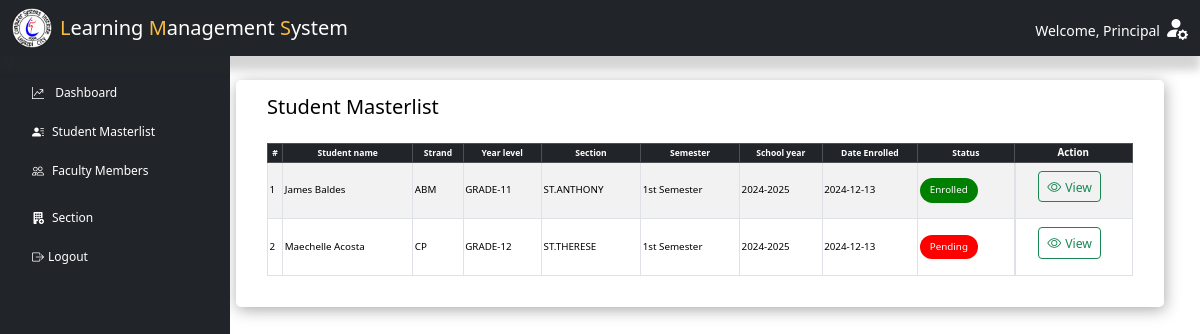
The app's page /principal/index.php?page=masterlist (signed in), older data.
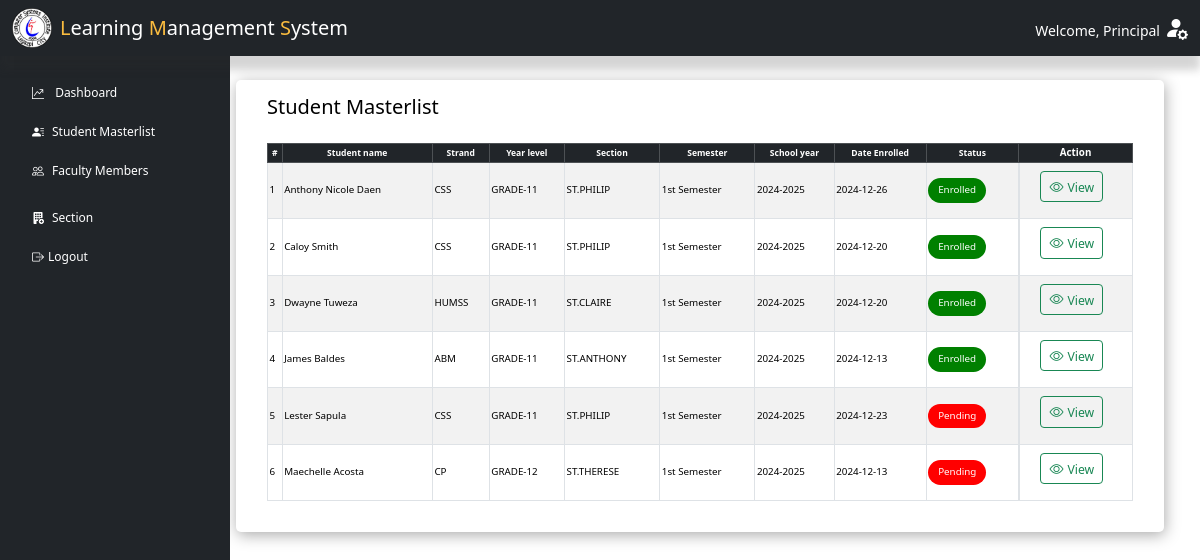
The same page, newer data.
### tables this page shows
CREATE TABLE `enroll` (
  `stu_lrn` varchar(12) NOT NULL COMMENT 'STUDENT LRN',
  `section_code` varchar(50) NOT NULL COMMENT 'SECTION NAME',
  `semester` varchar(50) NOT NULL COMMENT 'set semester',
  `school_year` varchar(30) NOT NULL COMMENT 'set school year',
  `date_enroll` date DEFAULT NULL,
  `enroll_status` varchar(30) NOT NULL,
  `current_school` varchar(70) NOT NULL,
  `school_id` mediumint UNSIGNED DEFAULT NULL,
  `school_address` varchar(100) NOT NULL,
  `school_type` varchar(30) NOT NULL,
  `requirements_submit` varchar(100) DEFAULT NULL
);

CREATE TABLE `strand` (
  `strand_code` varchar(50) NOT NULL,
  `strand_name` varchar(30) DEFAULT NULL,
  `strand_desc` varchar(100) DEFAULT NULL
);

CREATE TABLE `section` (
  `section_code` varchar(50) NOT NULL,
  `strand_code` varchar(50) DEFAULT NULL,
  `grade_lvl` varchar(30) NOT NULL,
  `section_name` varchar(20) NOT NULL,
  `teacher_id` varchar(50) NOT NULL,
  `date_created` date NOT NULL
);

### principal/masterlist.php (the view, shortened to what the rows shown need)
<?php
include "../includes/dbh-inc.php";
?>
<main class="col-md-9 ms-sm-auto col-lg-10 px-md-4">
    <div class="container">
        <div class="row">
            <div class="col-12">
                <div class="data-table">
                    <div class="table-responsive small ms-3 me-3">
                        <table id="example" class="table table-bordered table-striped table-sm align-middle">
                            <thead class="table-dark text-light">
                                <tr>
                                    <th scope="col" class="small text-center">#</th>
                                    <th scope="col" class="small text-center">Student name</th>
                                    <th scope="col" class="small text-center">Strand</th>
                                    <th scope="col" class="small text-center">Year level</th>
                                    <th scope="col" class="small text-center">Section</th>
                                    <th scope="col" class="small text-center">Semester</th>
                                    <th scope="col" class="small text-center">School year</th>
                                    <th scope="col" class="small text-center">Date Enrolled</th>
                                    <th scope="col" class="small text-center">Status</th>
                                    <th scope="col" class="text-center">Action</th>
                                </tr>
                            </thead>
                            <tbody>
                                <?php
                                $mySQLFunction->connection();
                                $result = $mySQLFunction->getEnroll();
                                if (!empty($result)) {
                                    $count = 1;
                                    foreach ($result as $row) {
                                        $submittedRequirements = isset($row['requirements_submit']) && !empty($row['requirements_submit'])
                                            ? explode(', ', $row['requirements_submit'])
                                            : [];
                                        $statusStyle = $row["enroll_status"] !== "Enrolled"
                                            ? 'background-color: red; color: white; padding: 5px 10px; border-radius: 15px; display: inline-block;'
                                            : 'background-color: green; color: white; padding: 5px 10px; border-radius: 15px; display: inline-block;';
                                        echo '<tr>';
                                        echo '<td>' . $count . '</td>';
                                        echo '<td>' . ucwords(strtolower($row["student"])) . '</td>';
                                        echo '<td>' . $row["strand_name"] . '</td>';
                                        echo '<td>' . $row["grade_lvl"] . '</td>';
                                        echo '<td>' . $row["section_name"] . '</td>';
                                        echo '<td>' . $row["enroll_semester"] . '</td>';
                                        echo '<td>' . $row["sy"] . '</td>';
                                        echo '<td>' . $row["date_enroll"] . '</td>';
                                        echo '<td><span style="' . $statusStyle . '">' . ucwords(strtolower($row["enroll_status"])) . '</span></td>';
                                        echo '
                                        <td class="d-flex justify-content-center pt-2 pb-3 ">
                                            <button class="btn btn-sm btn-outline-success me-2  " data-bs-toggle="modal" data-bs-target="#view_enrolled' . $row['stu_lrn'] . '">
                                                <i class="bi bi-eye me-1"></i><small>View</small>
                                            </button>
                                        </td>
                                            ';
                                        echo '</tr>';
                                        $count++;
                                        echo '
                                                                                <div class="modal fade" id="view_enrolled' . htmlspecialchars($row['stu_lrn']) . '" tabindex="-1" aria-labelledby="studentModal" aria-hidden="true">
                                                                                                            <div class="text-success fw-bold">LRN: ' . htmlspecialchars($row['stu_lrn']) . '</div>
                                                                                                ' . htmlspecialchars($row['']) . '
                                                                                                    <input type="hidden" name="lrnID" value="' . htmlspecialchars($row['stu_lrn']) . '">
                                                                                                                <label for="firstName' . htmlspecialchars($row['stu_lrn']) . '" class="form-label">Full name</label>
                                                                                                                ' . htmlspecialchars(ucwords(strtolower($row['']))) . '
                                                                                                                <input type="text" class="form-control" value="' . htmlspecialchars($row['stu_address']) . '" readonly disabled>
                                                                                                                <label for="contactNumber' . htmlspecialchars($row['stu_lrn']) . '" class="form-label">Contact</label>
                                                                                                                    ' . htmlspecialchars($row['']) . '
                                                                                                                <label for="gender' . htmlspecialchars($row['stu_lrn']) . '" class="form-label">Gender</label>
                                                                                                                ' . htmlspecialchars($row['']) . '' . htmlspecialchars($row['']) . '
                                                                                                                <label for="email' . htmlspecialchars($row['stu_lrn']) . '" class="form-label">Email</label>
                                                                                                                ' . htmlspecialchars($row['']) . '
                                                                                                                <input type="text" class="form-control"   value="' . htmlspecialchars($row['stu_pob']) . '" readonly disabled>
                                                                                                            <label for="dob' . htmlspecialchars($row['stu_lrn']) . '" class="form-label">Date of Birth</label>
                                                                                                                ' . htmlspecialchars($row['']) . '' . htmlspecialchars($row['']) . '
                                                                                                                    <input type="text" class="form-control" value="' .  ucwords(strtolower($row['father_name'])) . '" readonly disabled>
                                                                                                                <input type="text" class="form-control"   value="' .  ucwords(strtolower($row['mother_name'])) . '" readonly disabled>
                                                                                                                <label for="contactNumber' . htmlspecialchars($row['stu_lrn']) . '" class="form-label">Contact</label>
                                                                                                                    <input type="text" class="form-control"  value="' . htmlspecialchars($row['parent_contact']) . '" readonly disabled>
                                                                                                                    <input type="text" class="form-control" value="' . htmlspecialchars($row['section_name']) . '" readonly disabled>
                                                                                                                <input type="text" class="form-control"   value="' . htmlspecialchars($row['grade_lvl']) . '" readonly disabled>
                                                                                                                    <input type="text" class="form-control" value="' .  ucwords(strtolower($row['strand_desc'])) . '" readonly disabled>
                                                                                                                <input type="text" class="form-control"   value=" ' .  ucwords(strtolower($row['adviser'])) . '" readonly disabled>
                                                                                                                        ' . (in_array("", $submittedRequirements) ? '' : '') . '
                                                                                                                        ' . (in_array("", $submittedRequirements) ? '' : '') . '
                                                                                                                        ' . (in_array("", $submittedRequirements) ? '' : '') . '
                                                                                                                        ' . (in_array("", $submittedRequirements) ? '' : '') . '
                                                                                                                        ' . (in_array("", $submittedRequirements) ? '' : '') . '
                                                                                                                        ' . (in_array("", $submittedRequirements) ? '' : '') . '
                                                                                                                        ' . (in_array("", $submittedRequirements) ? '' : '') . '
                                                                                                                        ' . (in_array("", $submittedRequirements) ? '' : '') . '
                                                                                                                        ' . (in_array("", $submittedRequirements) ? '' : '') . '
                                                                                                                        ' . (in_array("", $submittedRequirements) ? '' : '') . '
                                                                                    </div>
                                                                                </div>
                                                                                ';
                                    }
                                } else {
                                    echo '<tr>
                                <td colspan="10" class="text-center ">Enrolled students not found.<br>
                                </td>
                              </tr>';
                                }
                                ?>
                    </div>
                </div>
            </div>
</main>

Row changes from the older to the newer data that the page shows:
added enroll: student "Anthony Nicole Daen", strand.strand_name "CSS", section_code.grade_lvl "GRADE-11", section_code.section_name "ST.PHILIP", semester "1st Semester", school_year "2024-2025", date_enroll "2024-12-26", enroll_status "Enrolled"
added enroll: student "Caloy Smith", strand.strand_name "CSS", section_code.grade_lvl "GRADE-11", section_code.section_name "ST.PHILIP", semester "1st Semester", school_year "2024-2025", date_enroll "2024-12-20", enroll_status "Enrolled"
added enroll: student "Dwayne Tuweza", strand.strand_name "HUMSS", section_code.grade_lvl "GRADE-11", section_code.section_name "ST.CLAIRE", semester "1st Semester", school_year "2024-2025", date_enroll "2024-12-20", enroll_status "Enrolled"
added enroll: student "Lester Sapula", strand.strand_name "CSS", section_code.grade_lvl "GRADE-11", section_code.section_name "ST.PHILIP", semester "1st Semester", school_year "2024-2025", date_enroll "2024-12-23", enroll_status "Pending"
